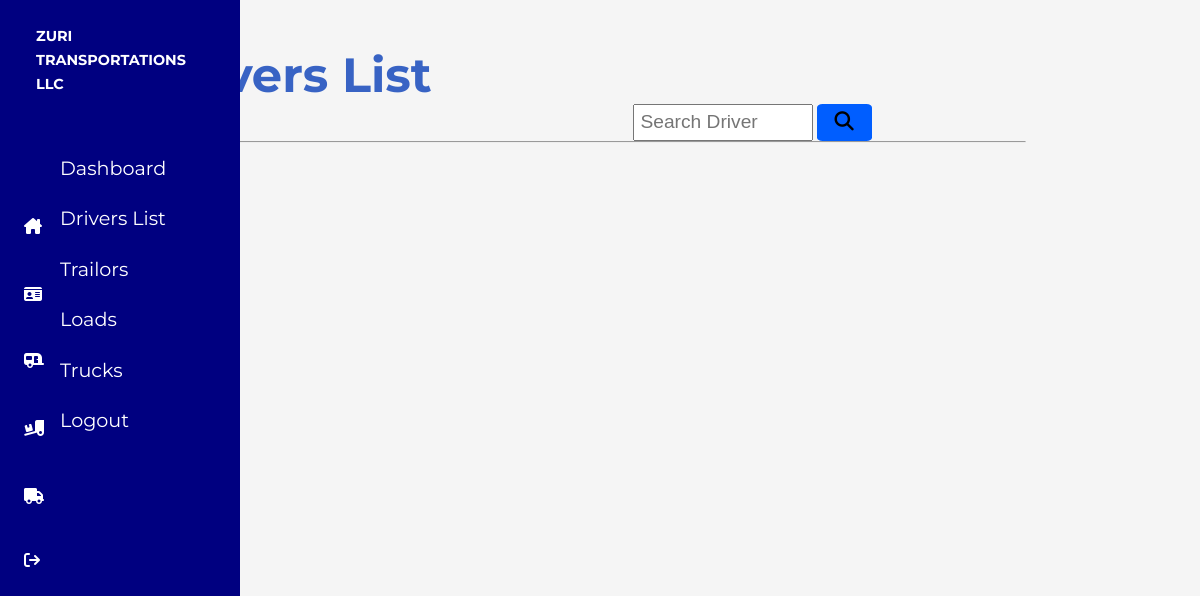
The app's page /drivers/ (signed in), older data.
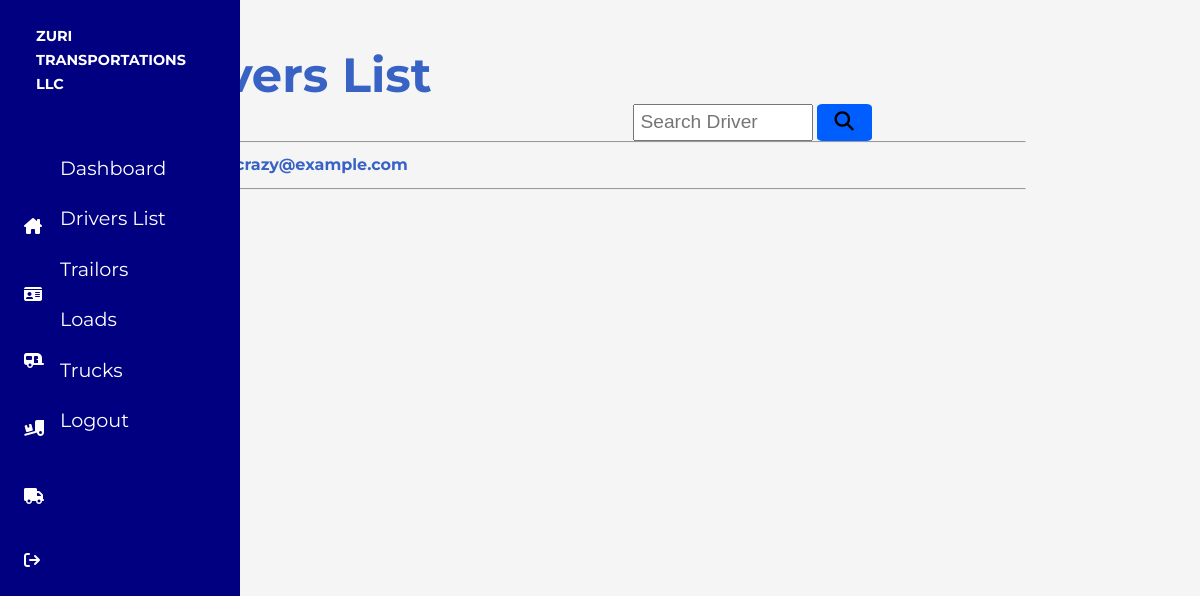
The same page, newer data.
### drivers/models.py (models this page shows, shortened)
class Driver(models.Model):
    first_name = models.CharField(max_length=50)
    last_name = models.CharField(max_length=50)
    email = models.EmailField(max_length=50)
    phone = models.CharField(max_length=50, default=None)
    medical_card_number = models.CharField(max_length=50)
    medical_card_expiry_date = models.DateField(auto_now=False, auto_now_add=False, blank=True)
    truck_number = models.CharField(max_length=50)
    driver_license_numbers = models.CharField(max_length=50)
    driver_license_expiry_date = models.DateField(auto_now=False, auto_now_add=False, blank=True)
    certification = models.CharField(max_length=50, choices=certification_options)
    citizenship = models.CharField(max_length=50, choices=citizenship_options)

### drivers/views.py (the view)
# urls.py: path('', drivers_list, name="drivers"),
@login_required
def drivers_list(request):
    form = SearchDriverForm()
    if request.method == "POST":
        form = SearchDriverForm(request.POST)
        if form.is_valid():
            search = form.cleaned_data['search']
            if search == "":
                drivers = Driver.objects.all()
            else:
                drivers = Driver.objects.filter(first_name__contains=search)
    else:
        form = SearchDriverForm()
        drivers = Driver.objects.all()
    return render(request, 'drivers/drivers_list.html', {'drivers':drivers, 'form': form})

### drivers/forms.py
class SearchDriverForm(forms.Form):
    search = forms.CharField(max_length=50, required=False)

### templates/drivers/drivers_list.html (shortened to what this page needs)
{% extends 'base.html' %}
{% block content %}
<form method="POST" action="" class="search-bar">
    <input type="text" name="search" maxlength="50" id="id_search" placeholder="Search Driver" class="id_search">
    <button type="submit" class="submit_search"><i class="fa-solid fa-magnifying-glass"></i></button>
</form>
<h1>Drivers List</h1>
<br>
<hr>
{% for driver in drivers%}
    <a href="{% url 'driver_info' driver.id %}" class="infolink"><p>{{driver.first_name}} | {{driver.email}}</p></a>
    <hr>
{% endfor %}
{% endblock %}

Row changes from the older to the newer data that the page shows:
added Driver: email "crazy@example.com"
